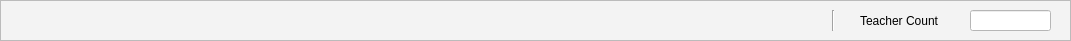
       <widget class="QFrame" name="frameTeacherBottom">
        <property name="geometry">
         <rect>
          <x>20</x>
          <y>570</y>
          <width>1071</width>
          <height>41</height>
         </rect>
        </property>
        <property name="font">
         <font>
          <family>MS Shell Dlg 2</family>
          <pointsize>9</pointsize>
          <weight>50</weight>
          <italic>false</italic>
          <bold>false</bold>
         </font>
        </property>
        <property name="styleSheet">
         <string notr="true">background-color: rgb(243, 243, 243);
border-right-color: rgb(0, 0, 0);
border-left-color: rgb(0, 0, 0);
border-bottom-color: rgb(0, 0, 0);</string>
        </property>
        <property name="frameShape">
         <enum>QFrame::StyledPanel</enum>
        </property>
        <property name="frameShadow">
         <enum>QFrame::Plain</enum>
        </property>
        <widget class="QLabel" name="label_57">
         <property name="geometry">
          <rect>
           <x>860</x>
           <y>10</y>
           <width>101</width>
           <height>21</height>
          </rect>
         </property>
         <property name="text">
          <string>Teacher Count</string>
         </property>
        </widget>
        <widget class="QLineEdit" name="txtTeacherCount">
         <property name="geometry">
          <rect>
           <x>970</x>
           <y>10</y>
           <width>81</width>
           <height>21</height>
          </rect>
         </property>
         <property name="font">
          <font>
           <family>MS Shell Dlg 2</family>
           <pointsize>9</pointsize>
           <weight>50</weight>
           <italic>false</italic>
           <bold>false</bold>
          </font>
         </property>
         <property name="styleSheet">
          <string notr="true">background-color: rgb(255, 255, 255);</string>
         </property>
         <property name="alignment">
          <set>Qt::AlignCenter</set>
         </property>
         <property name="readOnly">
          <bool>true</bool>
         </property>
        </widget>
        <widget class="Line" name="line_7">
         <property name="geometry">
          <rect>
           <x>823</x>
           <y>10</y>
           <width>20</width>
           <height>21</height>
          </rect>
         </property>
         <property name="orientation">
          <enum>Qt::Vertical</enum>
         </property>
        </widget>
       </widget>
